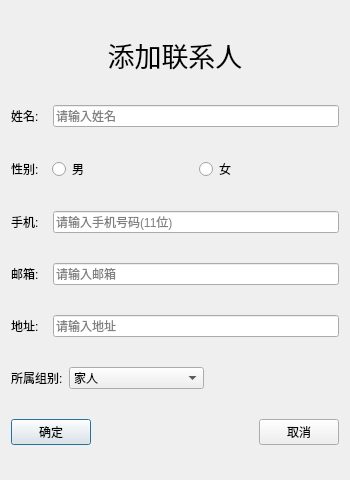
<?xml version="1.0" encoding="UTF-8"?>
<ui version="4.0">
 <class>addContacts</class>
 <widget class="QDialog" name="addContacts">
  <property name="geometry">
   <rect>
    <x>0</x>
    <y>0</y>
    <width>350</width>
    <height>480</height>
   </rect>
  </property>
  <property name="maximumSize">
   <size>
    <width>350</width>
    <height>480</height>
   </size>
  </property>
  <property name="windowTitle">
   <string>添加联系人</string>
  </property>
  <layout class="QVBoxLayout" name="verticalLayout">
   <item>
    <widget class="QLabel" name="label">
     <property name="sizePolicy">
      <sizepolicy hsizetype="Preferred" vsizetype="Fixed">
       <horstretch>0</horstretch>
       <verstretch>0</verstretch>
      </sizepolicy>
     </property>
     <property name="font">
      <font>
       <pointsize>20</pointsize>
      </font>
     </property>
     <property name="text">
      <string>添加联系人</string>
     </property>
     <property name="alignment">
      <set>Qt::AlignCenter</set>
     </property>
    </widget>
   </item>
   <item>
    <layout class="QHBoxLayout" name="horizontalLayout" stretch="1,8">
     <item>
      <widget class="QLabel" name="label_2">
       <property name="text">
        <string>姓名:</string>
       </property>
      </widget>
     </item>
     <item>
      <widget class="QLineEdit" name="le_name">
       <property name="echoMode">
        <enum>QLineEdit::Normal</enum>
       </property>
       <property name="placeholderText">
        <string>请输入姓名</string>
       </property>
       <property name="clearButtonEnabled">
        <bool>true</bool>
       </property>
      </widget>
     </item>
    </layout>
   </item>
   <item>
    <layout class="QHBoxLayout" name="horizontalLayout_2" stretch="1,4,4">
     <item>
      <widget class="QLabel" name="label_7">
       <property name="text">
        <string>性别:</string>
       </property>
      </widget>
     </item>
     <item>
      <widget class="QRadioButton" name="rb_male">
       <property name="text">
        <string>男</string>
       </property>
       <attribute name="buttonGroup">
        <string notr="true">sexGroup</string>
       </attribute>
      </widget>
     </item>
     <item>
      <widget class="QRadioButton" name="rb_female">
       <property name="text">
        <string>女</string>
       </property>
       <attribute name="buttonGroup">
        <string notr="true">sexGroup</string>
       </attribute>
      </widget>
     </item>
    </layout>
   </item>
   <item>
    <layout class="QHBoxLayout" name="horizontalLayout_3" stretch="1,8">
     <item>
      <widget class="QLabel" name="label_3">
       <property name="text">
        <string>手机:</string>
       </property>
      </widget>
     </item>
     <item>
      <widget class="QLineEdit" name="le_phone">
       <property name="placeholderText">
        <string>请输入手机号码(11位)</string>
       </property>
       <property name="clearButtonEnabled">
        <bool>true</bool>
       </property>
      </widget>
     </item>
    </layout>
   </item>
   <item>
    <layout class="QHBoxLayout" name="horizontalLayout_4" stretch="1,8">
     <item>
      <widget class="QLabel" name="label_5">
       <property name="text">
        <string>邮箱:</string>
       </property>
      </widget>
     </item>
     <item>
      <widget class="QLineEdit" name="le_email">
       <property name="placeholderText">
        <string>请输入邮箱</string>
       </property>
       <property name="clearButtonEnabled">
        <bool>true</bool>
       </property>
      </widget>
     </item>
    </layout>
   </item>
   <item>
    <layout class="QHBoxLayout" name="horizontalLayout_5" stretch="1,8">
     <item>
      <widget class="QLabel" name="label_4">
       <property name="text">
        <string>地址:</string>
       </property>
      </widget>
     </item>
     <item>
      <widget class="QLineEdit" name="le_address">
       <property name="placeholderText">
        <string>请输入地址</string>
       </property>
       <property name="clearButtonEnabled">
        <bool>true</bool>
       </property>
      </widget>
     </item>
    </layout>
   </item>
   <item>
    <layout class="QHBoxLayout" name="horizontalLayout_6" stretch="1,4,4">
     <item>
      <widget class="QLabel" name="label_6">
       <property name="text">
        <string>所属组别:</string>
       </property>
      </widget>
     </item>
     <item>
      <widget class="QComboBox" name="cb_group">
       <property name="currentIndex">
        <number>0</number>
       </property>
       <item>
        <property name="text">
         <string>家人</string>
        </property>
       </item>
       <item>
        <property name="text">
         <string>朋友</string>
        </property>
       </item>
       <item>
        <property name="text">
         <string>领导</string>
        </property>
       </item>
       <item>
        <property name="text">
         <string>同事</string>
        </property>
       </item>
       <item>
        <property name="text">
         <string>同学</string>
        </property>
       </item>
       <item>
        <property name="text">
         <string>其他</string>
        </property>
       </item>
      </widget>
     </item>
     <item>
      <spacer name="horizontalSpacer_2">
       <property name="orientation">
        <enum>Qt::Horizontal</enum>
       </property>
       <property name="sizeHint" stdset="0">
        <size>
         <width>40</width>
         <height>20</height>
        </size>
       </property>
      </spacer>
     </item>
    </layout>
   </item>
   <item>
    <layout class="QHBoxLayout" name="horizontalLayout_7">
     <item>
      <widget class="QPushButton" name="pb_addOK">
       <property name="text">
        <string>确定</string>
       </property>
      </widget>
     </item>
     <item>
      <spacer name="horizontalSpacer">
       <property name="orientation">
        <enum>Qt::Horizontal</enum>
       </property>
       <property name="sizeHint" stdset="0">
        <size>
         <width>48</width>
         <height>20</height>
        </size>
       </property>
      </spacer>
     </item>
     <item>
      <widget class="QPushButton" name="pb_addCancel">
       <property name="text">
        <string>取消</string>
       </property>
      </widget>
     </item>
    </layout>
   </item>
  </layout>
 </widget>
 <resources/>
 <connections/>
 <buttongroups>
  <buttongroup name="sexGroup"/>
 </buttongroups>
</ui>
